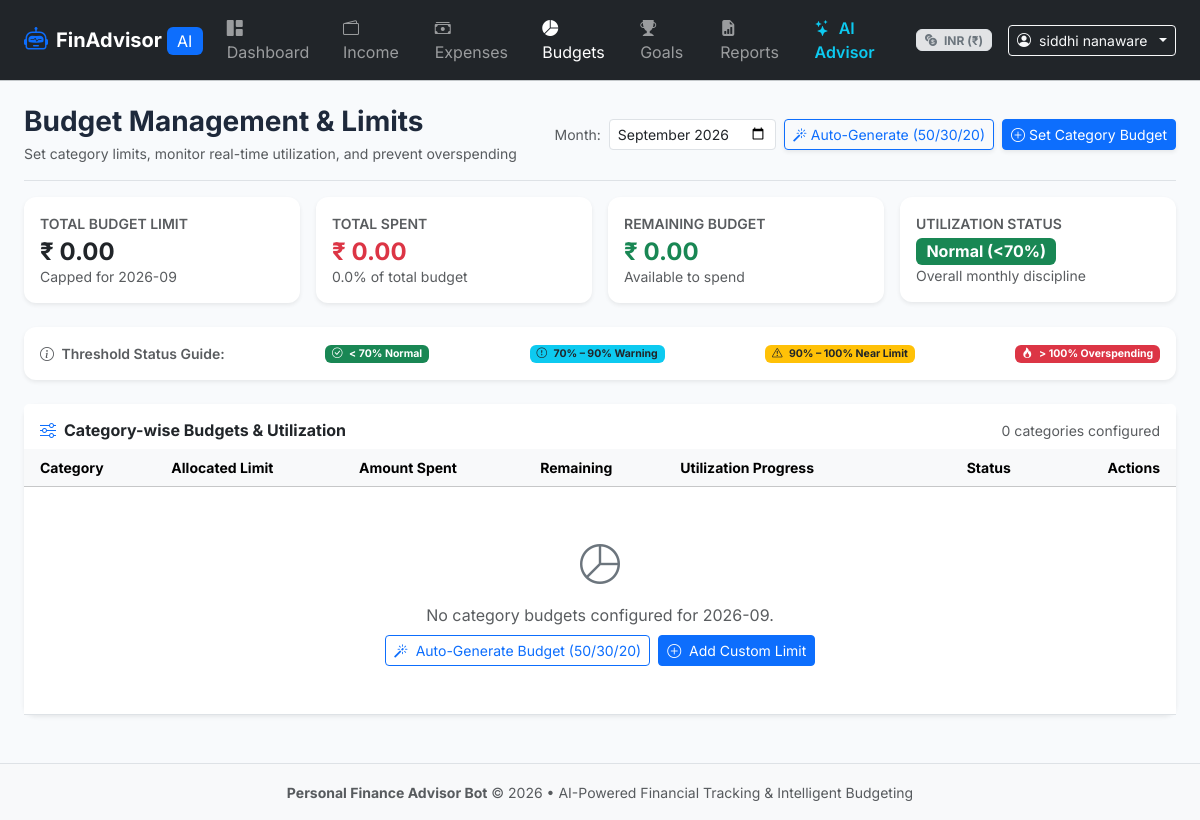
The app's page /budget/ (signed in), older data.
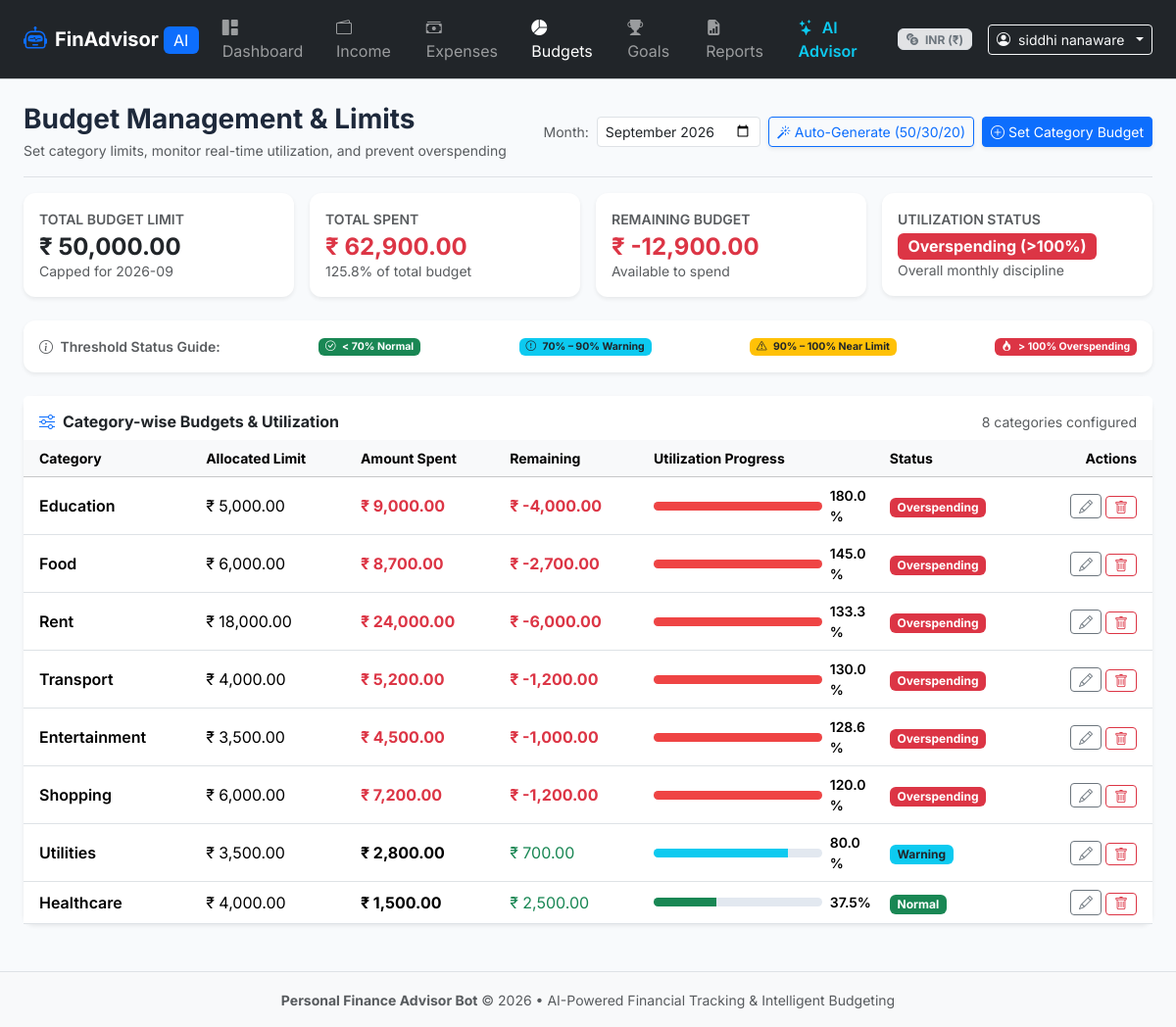
The same page, newer data.
### app/models.py (models this page shows, shortened)
class User(UserMixin, db.Model):
    __tablename__ = 'users'
    id = db.Column(db.Integer, primary_key=True)
    full_name = db.Column(db.String(120), nullable=False)
    email = db.Column(db.String(120), unique=True, nullable=False, index=True)
    password_hash = db.Column(db.String(256), nullable=False)
    monthly_income = db.Column(db.Float, default=0.0)
    preferred_currency = db.Column(db.String(10), default='INR')
    financial_goal = db.Column(db.String(255), default='Build Emergency Fund & Save Regularly')
    monthly_savings_target = db.Column(db.Float, default=0.0)
    created_at = db.Column(db.DateTime, default=datetime.utcnow)
    incomes = db.relationship('Income', backref='user', lazy=True, cascade='all, delete-orphan')
    expenses = db.relationship('Expense', backref='user', lazy=True, cascade='all, delete-orphan')
    budgets = db.relationship('Budget', backref='user', lazy=True, cascade='all, delete-orphan')
    goals = db.relationship('Goal', backref='user', lazy=True, cascade='all, delete-orphan')
    chat_messages = db.relationship('ChatMessage', backref='user', lazy=True, cascade='all, delete-orphan')

class Budget(db.Model):
    __tablename__ = 'budgets'
    id = db.Column(db.Integer, primary_key=True)
    user_id = db.Column(db.Integer, db.ForeignKey('users.id', ondelete='CASCADE'), nullable=False, index=True)
    month = db.Column(db.String(7), nullable=False)  # YYYY-MM format
    category = db.Column(db.String(50), nullable=False)
    amount_limit = db.Column(db.Float, nullable=False)
    created_at = db.Column(db.DateTime, default=datetime.utcnow)
    __table_args__ = (
        db.UniqueConstraint('user_id', 'month', 'category', name='uix_user_month_category'),
    )

### app/routes/budget.py (the view)
@budget_bp.route('/')
@login_required
def index():
    month = request.args.get('month', get_current_month())
    utilization = get_budget_utilization(current_user.id, month)
    auto_budget = generate_suggested_budget(current_user, month)
    configured_cats = {item['category'] for item in utilization['items']}
    available_cats = [c for c in EXPENSE_CATEGORIES if c not in configured_cats]
    return render_template(
        'budget/index.html',
        month=month,
        utilization=utilization,
        auto_budget=auto_budget,
        available_categories=available_cats,
        all_categories=EXPENSE_CATEGORIES
    )

### app/__init__.py (called while the page is built)
@login_manager.user_loader
def load_user(user_id):
    return User.query.get(int(user_id))

### app/services/analytics_service.py (called while the page is built)
def get_current_month():
    return datetime.now().strftime('%Y-%m')

### app/templates/budget/index.html (shortened to what the changed rows need)
{% extends "base.html" %}
{% block content %}
<div class="row g-3 mb-4">
    <div class="col-sm-6 col-lg-3">
        <div class="card border-0 shadow-sm bg-white p-3">
            <span class="text-muted small fw-semibold text-uppercase">Total Budget Limit</span>
            <h4 class="fw-bold text-dark mt-1 mb-0">{{ utilization.total_budgeted | currency }}</h4>
            <span class="text-muted small">Capped for {{ month }}</span>
        </div>
    </div>
    <div class="col-sm-6 col-lg-3">
        <div class="card border-0 shadow-sm bg-white p-3">
            <span class="text-muted small fw-semibold text-uppercase">Total Spent</span>
            <h4 class="fw-bold text-danger mt-1 mb-0">{{ utilization.total_spent | currency }}</h4>
            <span class="text-muted small">{{ utilization.overall_percentage }}% of total budget</span>
        </div>
    </div>
    <div class="col-sm-6 col-lg-3">
        <div class="card border-0 shadow-sm bg-white p-3">
            <span class="text-muted small fw-semibold text-uppercase">Remaining Budget</span>
            <h4 class="fw-bold {% if utilization.total_remaining >= 0 %}text-success{% else %}text-danger{% endif %} mt-1 mb-0">
                {{ utilization.total_remaining | currency }}
            </h4>
            <span class="text-muted small">Available to spend</span>
        </div>
    </div>
    <div class="col-sm-6 col-lg-3">
        <div class="card border-0 shadow-sm bg-white p-3">
            <div class="mt-1">
                {% if utilization.overall_percentage > 100 %}
                    <span class="badge bg-danger fs-6">Overspending (>100%)</span>
                {% elif utilization.overall_percentage >= 90 %}
                    <span class="badge bg-warning text-dark fs-6">Near Limit (90-100%)</span>
                {% elif utilization.overall_percentage >= 70 %}
                    <span class="badge bg-info text-dark fs-6">Warning (70-90%)</span>
                {% else %}
                    <span class="badge bg-success fs-6">Normal (&lt;70%)</span>
                {% endif %}
            </div>
        </div>
    </div>
</div>
<div class="card border-0 shadow-sm bg-white mb-4">
    <div class="card-header bg-white border-0 pt-3 pb-2 d-flex justify-content-between align-items-center">
        <h6 class="fw-bold mb-0"><i class="bi bi-sliders me-2 text-primary"></i>Category-wise Budgets &amp; Utilization</h6>
        <span class="text-muted small">{{ utilization.category_budgets|length }} categories configured</span>
    </div>
    <div class="card-body p-0">
        <div class="table-responsive">
            <table class="table table-hover align-middle mb-0">
                <thead class="table-light small">
                    <tr>
                        <th class="ps-3">Category</th>
                        <th>Allocated Limit</th>
                        <th>Amount Spent</th>
                        <th>Remaining</th>
                        <th style="min-width: 180px;">Utilization Progress</th>
                        <th>Status</th>
                        <th class="text-end pe-3">Actions</th>
                    </tr>
                </thead>
                <tbody>
                    {% for item in utilization.category_budgets %}
                    <tr>
                        <td class="ps-3 fw-semibold">{{ item.category }}</td>
                        <td>{{ item.amount_limit | currency }}</td>
                        <td class="fw-bold {% if item.percentage > 100 %}text-danger{% endif %}">{{ item.spent | currency }}</td>
                        <td class="{% if item.remaining < 0 %}text-danger fw-bold{% else %}text-success{% endif %}">
                            {{ item.remaining | currency }}
                        </td>
                        <td>
                            <div class="d-flex align-items-center gap-2">
                                <div class="progress flex-grow-1" style="height: 9px;">
                                    <div class="progress-bar {{ item.bar_color }} {% if item.percentage > 100 %}progress-bar-overspend{% endif %}"
                                         role="progressbar"
                                         style="width: {{ [item.percentage, 100.0]|min }}%;"
                                         aria-valuenow="{{ item.percentage }}"
                                         aria-valuemin="0"
                                         aria-valuemax="100"></div>
                                </div>
                                <span class="small fw-semibold" style="width: 45px;">{{ item.percentage }}%</span>
                            </div>
                        </td>
                        <td>
                            <span class="badge bg-{{ item.badge_class }}">{{ item.status }}</span>
                        </td>
                        <td class="text-end pe-3">
                            <div class="d-inline-flex gap-1">
                                <button class="btn btn-outline-secondary btn-sm py-0 px-2"
                                        data-bs-toggle="modal"
                                        data-bs-target="#editBudgetModal{{ item.id }}" title="Edit Limit">
                                    <i class="bi bi-pencil"></i>
                                </button>
                                <form action="{{ url_for('budget.delete', budget_id=item.id) }}" method="POST" class="d-inline" onsubmit="return confirm('Remove budget limit for {{ item.category }}?');">
                                    <button type="submit" class="btn btn-outline-danger btn-sm py-0 px-2" title="Delete">
                                        <i class="bi bi-trash"></i>
                                    </button>
                                </form>
                            </div>
                        </td>
                    </tr>
                    {% else %}
                    <tr>
                        <td colspan="7" class="text-center py-5 text-muted">
                            <i class="bi bi-pie-chart fs-1 d-block mb-2 text-secondary"></i>
                            <p class="mb-2">No category budgets configured for {{ month }}.</p>
                            <div class="d-flex justify-content-center gap-2">
                                <button type="button" class="btn btn-outline-primary btn-sm" data-bs-toggle="modal" data-bs-target="#autoBudgetModal">
                                    <i class="bi bi-magic me-1"></i> Auto-Generate Budget (50/30/20)
                                </button>
                                <button type="button" class="btn btn-primary btn-sm" data-bs-toggle="modal" data-bs-target="#setBudgetModal">
                                    <i class="bi bi-plus-circle me-1"></i> Add Custom Limit
                                </button>
                            </div>
                        </td>
                    </tr>
                    {% endfor %}
                </tbody>
            </table>
        </div>
    </div>
</div>
{% endblock %}

### app/templates/base.html (shortened to what the changed rows need)
<!DOCTYPE html>
<html lang="en">
<head>
    <link href="https://cdn.jsdelivr.net/npm/bootstrap@5.3.3/dist/css/bootstrap.min.css" rel="stylesheet">
    <link href="https://cdn.jsdelivr.net/npm/bootstrap-icons@1.11.3/font/bootstrap-icons.min.css" rel="stylesheet">
    <link href="{{ url_for('static', filename='css/custom.css') }}" rel="stylesheet">
</head>
<body>
    <nav class="navbar navbar-expand-lg navbar-dark bg-dark sticky-top border-bottom border-secondary-subtle">
        <div class="container-fluid px-4">
            <div class="collapse navbar-collapse" id="navbarMain">
                {% if current_user.is_authenticated %}
                <ul class="navbar-nav me-auto mb-2 mb-lg-0 gap-1">
                    <li class="nav-item">
                        <a class="nav-link {% if request.endpoint == 'dashboard.index' %}active{% endif %}" href="{{ url_for('dashboard.index') }}">
                            <i class="bi bi-grid-1x2-fill me-1"></i> Dashboard
                        </a>
                    </li>
                    <li class="nav-item">
                        <a class="nav-link {% if 'income' in request.endpoint %}active{% endif %}" href="{{ url_for('income.index') }}">
                            <i class="bi bi-wallet2 me-1"></i> Income
                        </a>
                    </li>
                    <li class="nav-item">
                        <a class="nav-link {% if 'expense' in request.endpoint %}active{% endif %}" href="{{ url_for('expense.index') }}">
                            <i class="bi bi-cash-stack me-1"></i> Expenses
                        </a>
                    </li>
                    <li class="nav-item">
                        <a class="nav-link {% if 'budget' in request.endpoint %}active{% endif %}" href="{{ url_for('budget.index') }}">
                            <i class="bi bi-pie-chart-fill me-1"></i> Budgets
                        </a>
                    </li>
                    <li class="nav-item">
                        <a class="nav-link {% if 'goals' in request.endpoint %}active{% endif %}" href="{{ url_for('goals.index') }}">
                            <i class="bi bi-trophy-fill me-1"></i> Goals
                        </a>
                    </li>
                    <li class="nav-item">
                        <a class="nav-link {% if 'reports' in request.endpoint %}active{% endif %}" href="{{ url_for('reports.index') }}">
                            <i class="bi bi-file-earmark-bar-graph-fill me-1"></i> Reports
                        </a>
                    </li>
                    <li class="nav-item">
                        <a class="nav-link text-info fw-semibold {% if 'advisor' in request.endpoint %}active{% endif %}" href="{{ url_for('advisor.index') }}">
                            <i class="bi bi-stars me-1"></i> AI Advisor
                        </a>
                    </li>
                </ul>
                <div class="d-flex align-items-center gap-3">
                    <span class="badge bg-secondary-subtle text-secondary border px-2 py-1">
                        <i class="bi bi-currency-exchange me-1"></i> {{ user_currency_code }} ({{ user_currency_symbol }})
                    </span>
                    <div class="dropdown">
                        <button class="btn btn-outline-light btn-sm dropdown-toggle d-flex align-items-center gap-2" type="button" data-bs-toggle="dropdown">
                            <i class="bi bi-person-circle"></i>
                            <span>{{ current_user.full_name }}</span>
                        </button>
                    </div>
                </div>
                {% endif %}
            </div>
        </div>
    </nav>
    <main class="container-fluid px-4 py-4">
        {% block content %}{% endblock %}
    </main>
</body>
</html>

Row changes from the older to the newer data that the page shows:
changed User "siddhi nanaware": total_budgeted "₹ 0.00" → "₹ 50,000.00"; total_spent "₹ 0.00" → "₹ 62,900.00"; total_remaining "₹ 0.00" → "₹ -12,900.00"
added Budget: category "Education", amount_limit "₹ 5,000.00", spent "₹ 9,000.00", remaining "₹ -4,000.00", {{ [item.percentage, 100.0]|min }} 100.0 (drawn), percentage "180.0", status "Overspending"
added Budget: category "Food", amount_limit "₹ 6,000.00", spent "₹ 8,700.00", remaining "₹ -2,700.00", {{ [item.percentage, 100.0]|min }} 100.0 (drawn), percentage "145.0", status "Overspending"
added Budget: category "Rent", amount_limit "₹ 18,000.00", spent "₹ 24,000.00", remaining "₹ -6,000.00", {{ [item.percentage, 100.0]|min }} 100.0 (drawn), percentage "133.3", status "Overspending"
added Budget: category "Transport", amount_limit "₹ 4,000.00", spent "₹ 5,200.00", remaining "₹ -1,200.00", {{ [item.percentage, 100.0]|min }} 100.0 (drawn), percentage "130.0", status "Overspending"
added Budget: category "Entertainment", amount_limit "₹ 3,500.00", spent "₹ 4,500.00", remaining "₹ -1,000.00", {{ [item.percentage, 100.0]|min }} 100.0 (drawn), percentage "128.6", status "Overspending"
added Budget: category "Shopping", amount_limit "₹ 6,000.00", spent "₹ 7,200.00", remaining "₹ -1,200.00", {{ [item.percentage, 100.0]|min }} 100.0 (drawn), percentage "120.0", status "Overspending"
added Budget: category "Utilities", amount_limit "₹ 3,500.00", spent "₹ 2,800.00", remaining "₹ 700.00", percentage "80.0", status "Warning"
added Budget: category "Healthcare", amount_limit "₹ 4,000.00", spent "₹ 1,500.00", remaining "₹ 2,500.00", percentage "37.5", status "Normal"
Text that changed along with them:
{{ utilization.overall_percentage }}: "0.0" → "125.8"
{{ utilization.category_budgets|length }}: "0" → "8"
{{ month }}: "2026-09" → (not shown)
text no longer shown: "Normal (<70%) No category budgets configured for . Auto-Generate Budget (50/30/20) Add Custom Limit"
text now shown: "Overspending (>100%)"
